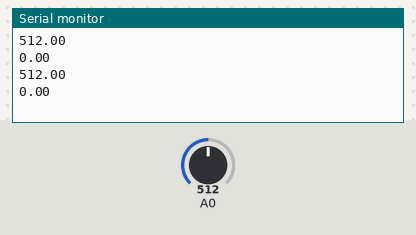
Recording of a sketch running on a simulated Arduino Uno, built with avr-gcc and run on an emulated ATmega328P. Shown: the last lines printed to the serial monitor. The test bench sets the inputs (shaded band); at power-on: A0 = 512.

Above: at 1.8 s.
1.9 s: A0 set to 716
At 2.3 s:
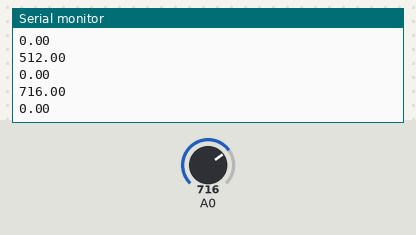
3.4 s: A0 set to 900
At 4.8 s:
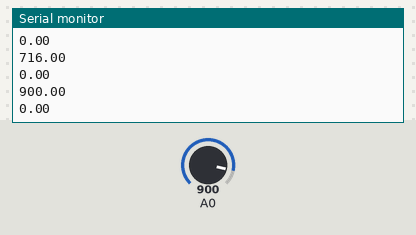
Timing chart, 0 to 6.4 s (numbered marks = the images above; inputs shaded):
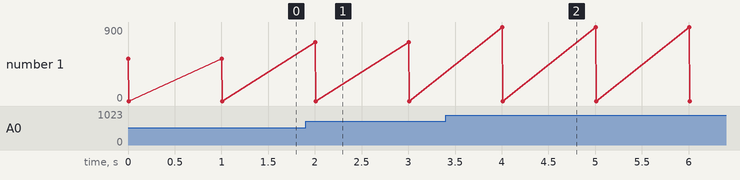

The sketch:

temp.ino
```cpp
void setup() {
  // put your setup code here, to run once:
Serial.begin(9600);
}

void loop() {
  // put your main code here, to run repeatedly://
double val=analogRead(A0);
Serial.println(val);
double volt=(5/66)*val*1000;
Serial.println(volt);

delay(1000);


}
```

Measured:
- after the input at 1.9 s, the serial monitor: prints a new line after 0.10 s (image 1)
- after the input at 3.4 s, the serial monitor: prints a new line after 0.60 s (image 2)
